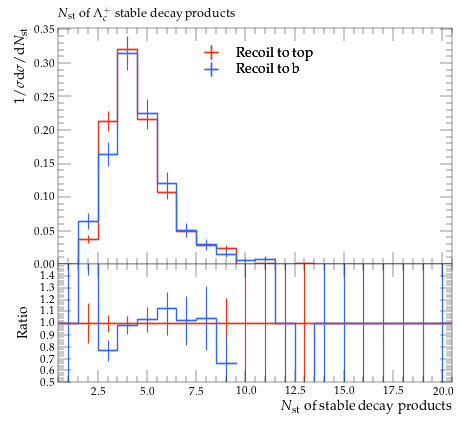

Write Python code to recreate this figure.
#! /usr/bin/env python

# This Python script was auto-generated using YODA v2.0.2.
# Analysis object: /MC_HFDECAYS/LAMBDACPLUS_stable_mult
# Timestamp: 31-07-2026 (13:13:52)

import matplotlib as mpl
import matplotlib.pyplot as plt
mpl.use('Agg') # comment out for interactive use
import os
import numpy as np

plotDir = os.path.split(os.path.realpath(__file__))[0]
if 'YODA_USER_PLOT_PATH' in globals():
    plot_outdir = globals()['YODA_USER_PLOT_PATH']
else:
    plot_outdir = plotDir

#plot style
plt.style.use(os.path.join(plotDir, '../default.mplstyle'))
# plot metadata
figW, figH = plt.rcParams['figure.figsize']
ax_xLabel = r'$N_\mathrm{st}$ of stable decay products'
ax_yLabel = r'$1/\sigma \mathrm{d}\sigma/\mathrm{d}N_\mathrm{st}$'
ax_title  = r'$N_\mathrm{st}$ of $\Lambda^+_c$ stable decay products'
ax_xScale = 'linear'
ax_yScale = 'linear'
xLims = (0.5, 20.5)
yLims = (0.0, 0.35243494000000003)

# TeX-friendly labels for the legend
labels = {
    'legend' : ([ r"Recoil to top", r"Recoil to b" ], r""),
}

# Adjust canvas width and height
canvasW = 10.0
canvasH = 9.0
figW *= canvasW/10.
figH *= canvasH/9.

# Create figure and axis objects
fig, (ax, ratio0_ax) = plt.subplots(2, 1, sharex=True,
                  figsize=(figW,figH), gridspec_kw={'height_ratios': (6.0, 3.0)})

# Set figure margins
plt.subplots_adjust(
    left   = 1.0 * plt.rcParams['figure.subplot.left'],
    right  = 1.0 * plt.rcParams['figure.subplot.right'],
    top    = 1.0 * plt.rcParams['figure.subplot.top'],
    bottom = 1.0 * plt.rcParams['figure.subplot.bottom'])

ratio0_ax.yaxis.set_major_locator(mpl.ticker.MultipleLocator(0.1))
ratio0_ax.set_ylim(0.5, 1.4999)
ratio0_ax.set_ylabel('Ratio')

# the numerical data is stored in a separate file
dataf = dict()
prefix = os.path.split(__file__)[0]
if prefix:    prefix = prefix + '/'
exec(open(prefix+'LAMBDACPLUS_stable_mult__data.py').read(), dataf)


legend_handles = dict() # keep track of handles for the legend

# style options for curves
# starts at zorder>=5 to draw curve on top of legend
styles = {
  'recoil_t': {
    'color' : '#EE3311',
    'linestyle' : '-',
    'linewidth' : 1,
    'marker' : 'none',
    'markersize' : 2,
    'capsize' : 0.0,
    'zorder' : 5,
    'histstyle' : 1,
    'drawstyle' : 'steps-pre',
    'xerrorbars' : 1,
    'yerrorbars' : 1,
    'fillcolor' : None,
    'fillopacity' : 1.0,
    'ratio0_linestyle' : '-',
    'ratio0_linewidth' : 1,
    'ratio0_marker' : 'none',
    'ratio0_markersize' : 2,
    'ratio0_capsize' : 0.0,
    'ratio0_zorder' : 5,
    'ratio0_histstyle' : 1,
    'ratio0_drawstyle' : 'steps-pre',
    'ratio0_xerrorbars' : 1,
    'ratio0_yerrorbars' : 1,
  },
  'recoil_b': {
    'color' : '#3366FF',
    'linestyle' : '-',
    'linewidth' : 1,
    'marker' : 'none',
    'markersize' : 2,
    'capsize' : 0.0,
    'zorder' : 6,
    'histstyle' : 1,
    'drawstyle' : 'steps-pre',
    'xerrorbars' : 1,
    'yerrorbars' : 1,
    'fillcolor' : None,
    'fillopacity' : 1.0,
    'ratio0_linestyle' : '-',
    'ratio0_linewidth' : 1,
    'ratio0_marker' : 'none',
    'ratio0_markersize' : 2,
    'ratio0_capsize' : 0.0,
    'ratio0_zorder' : 6,
    'ratio0_histstyle' : 1,
    'ratio0_drawstyle' : 'steps-pre',
    'ratio0_xerrorbars' : 1,
    'ratio0_yerrorbars' : 1,
  },
}

# curve from input yoda files in main panel
for label, yvals in dataf['yvals'].items():
    if all(np.isnan(v) for v in dataf['yvals'][label]):
        continue
    tmp = None
    if styles[label]['histstyle']: # draw as histogram
        xpos = dataf['xedges'][label] if styles[label]['drawstyle'] else dataf['xpoints'][label]
        ypos = np.insert(yvals, 0, yvals[0]) if styles[label]['drawstyle'] else yvals
        if styles[label]['fillcolor']: # fill area below curve
            ax.fill_between(xpos, ypos, step='pre',
                            color=styles[label]['fillcolor'],
                            alpha=styles[label]['fillopacity'])
        tmp, = ax.plot(xpos, ypos,
                       color=styles[label]['color'],
                       linestyle=styles[label]['linestyle'],
                       linewidth=styles[label]['linewidth'],
                       drawstyle=styles[label]['drawstyle'], solid_joinstyle='miter',
                       zorder=styles[label]['zorder'], label=label)
    tmp = ax.errorbar(dataf['xpoints'][label], yvals,
                      xerr=np.array(dataf['xerrs'][label])*styles[label]['xerrorbars'],
                      yerr=np.array(dataf['yerrs'][label])*styles[label]['yerrorbars'],
                      fmt=styles[label]['marker'], capsize=styles[label]['capsize'],
                      markersize=styles[label]['markersize'],
                      ecolor=styles[label]['color'],
                      color=styles[label]['color'], zorder=styles[label]['zorder'])
    tmp[-1][0].set_linestyle(styles[label]['linestyle'])
    tmp[-1][0].set_linewidth(styles[label]['linewidth'])
    if label in dataf['add_legend_handle']:  legend_handles[label] = tmp
    for varLabel in dataf['variation_yvals'].keys():
        if varLabel.startswith(label):
            tmp, = ax.plot(dataf['xedges'][label], dataf['variation_yvals'][varLabel],
                           color=styles[label]['color'],
                           linestyle=styles[label]['linestyle'],
                           linewidth=styles[label]['linewidth'],
                           drawstyle='steps-pre', solid_joinstyle='miter',
                           zorder=styles[label]['zorder'], alpha=0.5)


# plots on ratio panel
# curve from input yoda files in ratio panel
for label, yvals in dataf['ratio0_yvals'].items():
    if all(np.isnan(v) for v in yvals):
        continue
    if styles[label]['ratio0_histstyle']: # plot as histogram
        xpos = dataf['xedges']['recoil_t'] if styles[label]['ratio0_drawstyle'] else dataf['xpoints']['recoil_t']
        ypos = np.insert(yvals, 0, yvals[0]) if styles[label]['ratio0_drawstyle'] else yvals
        ratio0_ax.plot(xpos, ypos,
                       color=styles[label]['color'],
                       linewidth=styles[label]['linewidth'],
                       linestyle=styles[label]['ratio0_linestyle'],
                       drawstyle=styles[label]['ratio0_drawstyle'], zorder=styles[label]['zorder'],
                       solid_joinstyle='miter')
    tmp = ratio0_ax.errorbar(dataf['xpoints']['recoil_t'], yvals,
                             xerr=np.array(dataf['ref_xerrs'])*styles[label]['ratio0_xerrorbars'],
                             yerr=np.array(dataf['ratio0_yerrs'][label])*styles[label]['ratio0_yerrorbars'],
                             fmt=styles[label]['ratio0_marker'], capsize=styles[label]['ratio0_capsize'],
                             markersize=styles[label]['ratio0_markersize'],
                             ecolor=styles[label]['color'],
                             color=styles[label]['color'])
    tmp[-1][0].set_linestyle(styles[label]['ratio0_linestyle'])
    tmp[-1][0].set_linewidth(styles[label]['ratio0_linewidth'])

    for varlabel in dataf['ratio0_variation_vals'].keys():
        if varlabel.startswith(label):
            ratio0_ax.plot(dataf['xedges']['recoil_t'],
                            dataf['ratio0_variation_vals'][varlabel],
                            color=styles[label]['color'],
                            linestyle=styles[label]['linestyle'],
                            linewidth=styles[label]['linewidth'],
                            drawstyle='steps-pre', solid_joinstyle='miter',
                            zorder=1, alpha=0.5)

legend_items = list(legend_handles.values())
ax.add_artist(ax.legend(legend_items,
                        labels['legend'][0],
                        title=labels['legend'][1],
                        alignment='left',
                        loc='upper center',
                        bbox_to_anchor=(0.5, 0.97)))

# set plot metadata as defined above
ratio0_ax.set_xlabel(ax_xLabel)
ratio0_ax.xaxis.set_label_coords(1., -0.15)
ax.set_ylabel(ax_yLabel, ha='right', va='top')
ax.yaxis.set_label_coords(-0.11, 1.0)
ax.set_title(ax_title, loc='left')
ax.set_xscale(ax_xScale)
ax.set_yscale(ax_yScale)
ax.set_xlim(xLims)
ax.set_ylim(yLims)

# tick formatting
plt.rcParams['xtick.top'] = True
plt.rcParams['ytick.right'] = True
fig.align_ylabels((ax, ratio0_ax))
plt.savefig(os.path.join(plot_outdir, 'LAMBDACPLUS_stable_mult.pdf'), format='PDF')
plt.savefig(os.path.join(plot_outdir, 'LAMBDACPLUS_stable_mult.png'), format='PNG')

plt.close(fig)
